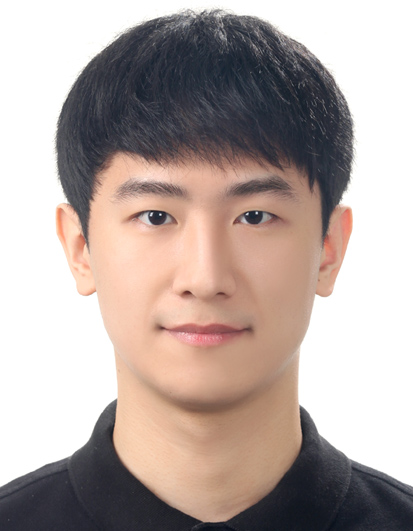
#> input picture image/my_face.jpg, 413 x 531 px
$ python eyes_detect.py
#> lines starting #> are read from the running program, lines starting #| are printed output that depends on the picture; after the words box and inside, x2 and y2 are one past the last pixel; in counts of white or black regions, pixels touching at a corner belong together
# 설치한 OpenCV 패키지 불러오기
import cv2

# 인식율을 높이기 위한 전처리
def preprocessing():

    # 분석하기 위한 이미지 불러오기
    image = cv2.imread("image/my_face.jpg", cv2.IMREAD_COLOR)
#> image is the input picture: shape (531, 413, 3); mean B, G, R 163.5, 168.3, 182

    # 이미지가 존재하지 않으면, 에러 반환
    if image is None:
        return None, None

    # 이미지 크기 사이즈 변경하기(이미지가 클 경우 바꿔주기 위함)
    image = cv2.resize(image, (700, 700))
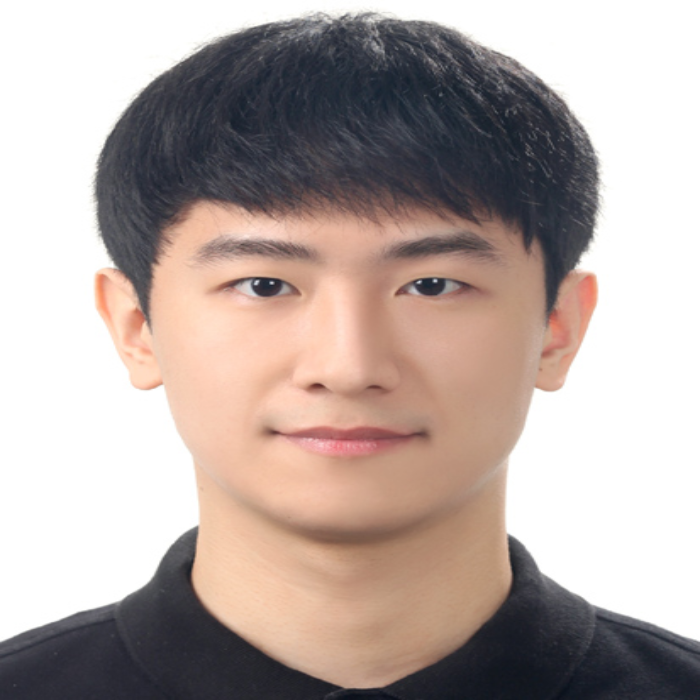
#> image: shape (700, 700, 3); mean B, G, R 163.4, 168.2, 181.9

    # 흑백 사진으로 변경
    gray = cv2.cvtColor(image, cv2.COLOR_BGR2GRAY)
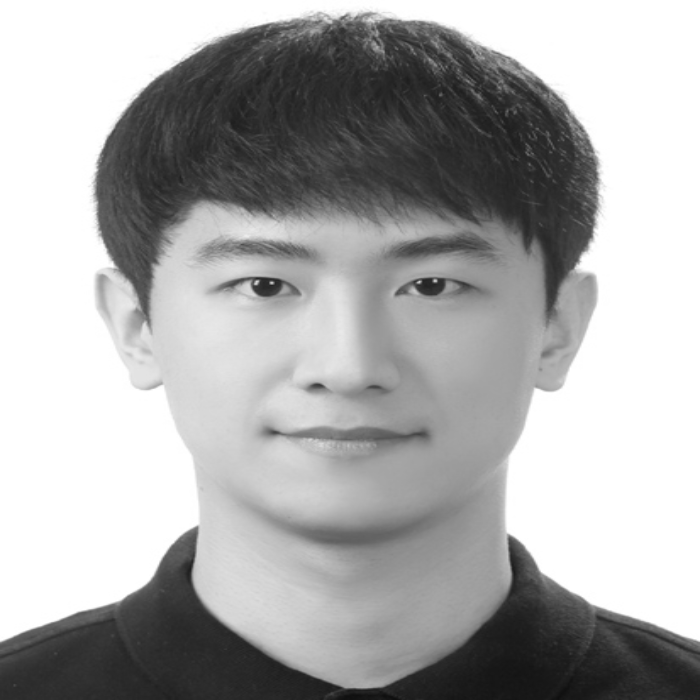
#> gray: shape (700, 700); min 14, max 255, mean 171.7

    cv2.imshow("gray1", gray)

    # 변환한 흑백 사진으로부터 히스토그램 평활화
    gray = cv2.equalizeHist(gray)
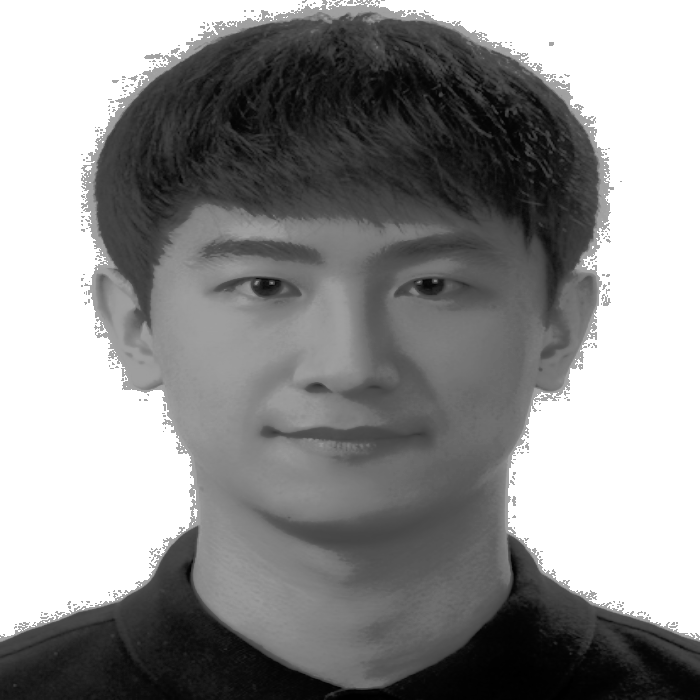
#> gray: shape (700, 700); min 0, max 255, mean 144

    cv2.imshow("gray2", gray)

    return image, gray

# 학습된 얼굴 정면 검출기 사용하기
face_cascade = cv2.CascadeClassifier("data/haarcascade_frontalface_alt2.xml")

# 학습된 눈 검출기 사용하기
eye_cascade = cv2.CascadeClassifier("data/haarcascade_eye_tree_eyeglasses.xml")

# 인식율을 높이기 위한 전처리 함수 호출
image, gray = preprocessing()

if image is None:
    raise Exception("영상 파일 읽기 에러")

# 얼굴 검출 수행(정확도 높이는 방법으로 아래 파라미터를 조절함)
# 얼굴 검출은 히스토그램 평활화한 이미지 사용
# scaleFactor : 보통 1.0 ~ 1.5 사용
# minNeightbors : 인근 유사 픽셀 발견 비율이 2번 이상
# flags : 0 -> 더 이상 사용하지 않는 인자값
# 분석할 이미지의 최소 크기 : 가로 100, 세로 100
faces = face_cascade.detectMultiScale(gray, 1.1, 2, 0, (100, 100))
#> faces = [[132, 119, 425, 425]]

# any() -> 값이 뭐라도 있으면
if faces.any():

    # 얼굴 위치 값 가져오기
    x, y, w, h = faces[0]
#> x = 132; y = 119; w = 425; h = 425

    # 원본 이미지로부터 얼굴 영역 가져오기
    face_image = image[y:y + h, x:x + w]
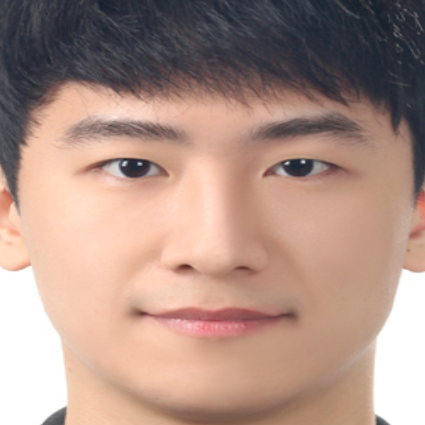
#> face_image: shape (425, 425, 3); mean B, G, R 134.1, 145.5, 174.3

    # 눈 검출 수행하기(정확도 높이는 방법으로 아래 파라미터를 조절함)
    # 눈 검출은 얼굴 이미지 영역만 불러와 분석 수행
    # scaleFactor : 보통 1.0 ~ 1.5 사용
    # minNeightbors : 인근 유사 픽셀 발견 비율이 7번 이상
    # flags : 0 -> 더 이상 사용하지 않는 인자값
    # 분석할 이미지의 최소 크기 : 가로 25, 세로 20
    eyes = eye_cascade.detectMultiScale(face_image, 1.15, 7, 0, (25, 20))
#> eyes = [[95, 132, 70, 70], [261, 130, 75, 75]]

    # 눈을 찾을 수 있다면
    if len(eyes) == 2:
        for ex, ey, ew, eh in eyes:
            # 눈 가운데 위치 값 가져오기
            center = (x + ex + ew // 2, y + ey + eh // 2)

            # 눈 중심에 원 그리기
            cv2.circle(image, center, 10, (0, 255, 0), 2)
#> this loop made 2 passes
#> (ex, ey, ew, eh, center) on passes 1 to 2: (95, 132, 70, 70, (262, 286)), (261, 130, 75, 75, (430, 286))
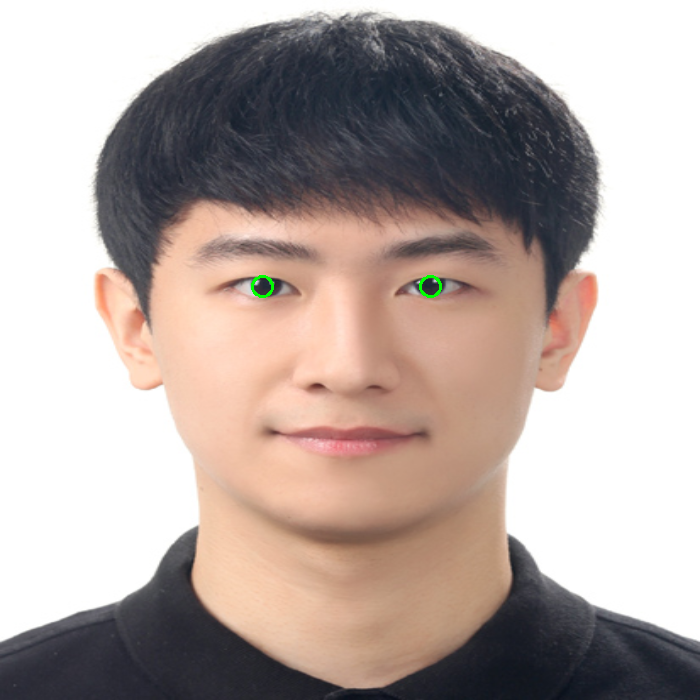
#> image: shape (700, 700, 3); 0.08% of pixels changed, all inside (x1, y1, x2, y2) = (251, 275, 442, 298)

    else:
        print("눈 미검출")

    # 얼굴 검출 사각형 그리기
    cv2.rectangle(image, faces[0], (255, 0, 0), 4)
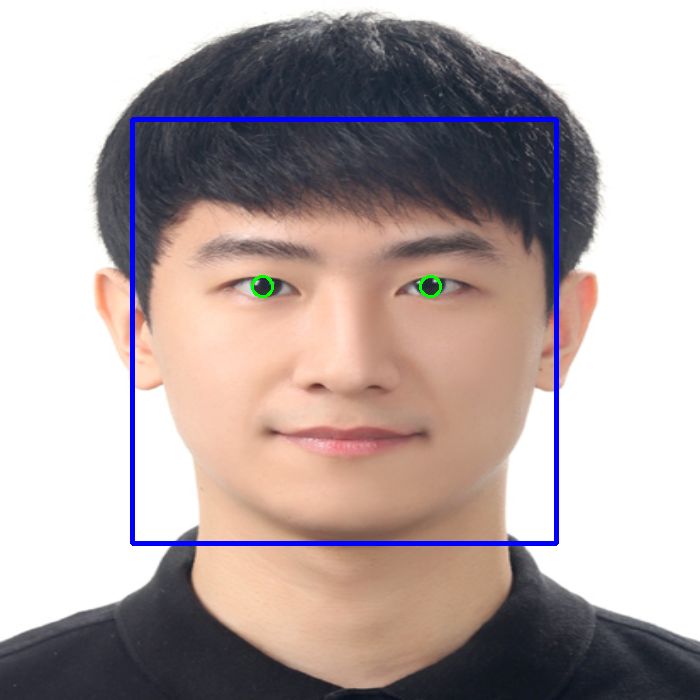
#> image: shape (700, 700, 3); 1.73% of pixels changed, all inside (x1, y1, x2, y2) = (130, 117, 559, 546)

    # 사이즈 변경된 이미지로 출력하기
    cv2.imshow("MyFace", image)

else:
    print("얼굴 미검출")

# 입력받는 것 대기하기, 작성 안하면 결과창이 바로 닫힘
cv2.waitKey(0)

$ run again, with image/lesserafim.jpg copied over image/my_face.jpg
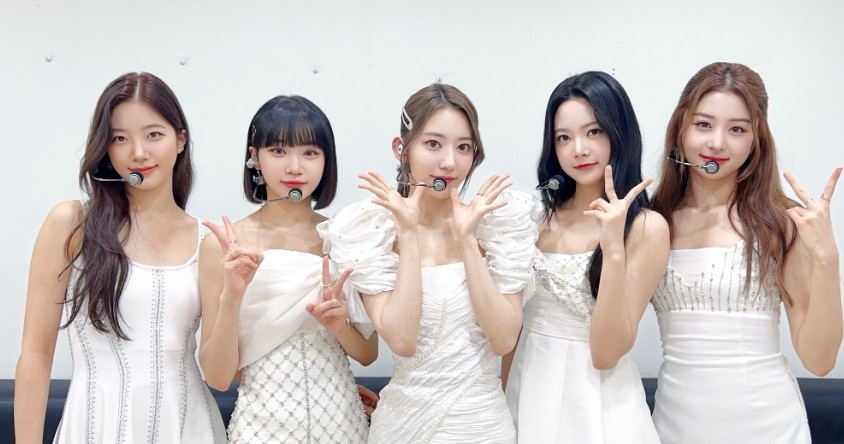
#> input picture image/lesserafim.jpg, 844 x 444 px
#> in preprocessing, image is the input picture: shape (444, 844, 3); mean B, G, R 190.7, 194.3, 202.5
#> faces = [[541, 160, 109, 109], [64, 174, 101, 101], [316, 185, 116, 116]]
#> x = 541; y = 160; w = 109
#> `face_image = image[y:y + h, x:x + w]`:
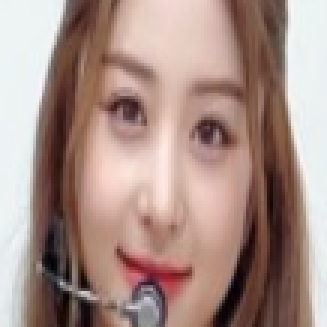
#> face_image: shape (109, 109, 3) (shown 3 times larger); mean B, G, R 135.7, 143.7, 169.2
#> eyes = ()
#> `cv2.rectangle(image, faces[0], (255, 0, 0), 4)`:
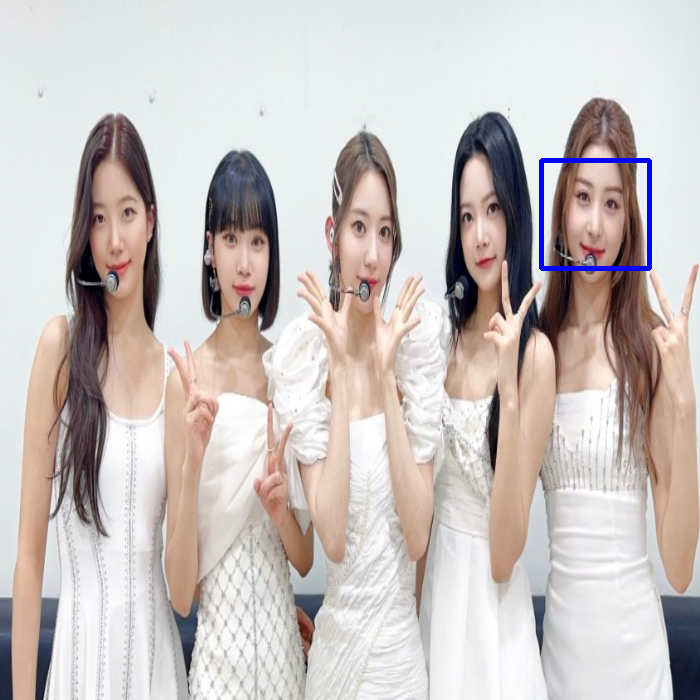
#> image: shape (700, 700, 3); mean B, G, R 190.9, 193.4, 201.5
